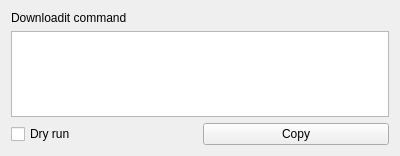
<?xml version="1.0" encoding="UTF-8"?>
<ui version="4.0">
 <class>ResultPage</class>
 <widget class="QWidget" name="ResultPage">
  <property name="geometry">
   <rect>
    <x>0</x>
    <y>0</y>
    <width>400</width>
    <height>156</height>
   </rect>
  </property>
  <property name="windowTitle">
   <string>Form</string>
  </property>
  <layout class="QGridLayout" name="gridLayout">
   <item row="0" column="0">
    <widget class="QLabel" name="label">
     <property name="text">
      <string>Downloadit command</string>
     </property>
    </widget>
   </item>
   <item row="1" column="0" colspan="2">
    <widget class="QPlainTextEdit" name="txCommand"/>
   </item>
   <item row="2" column="0">
    <widget class="QCheckBox" name="cbDryRun">
     <property name="text">
      <string>Dry run</string>
     </property>
    </widget>
   </item>
   <item row="2" column="1">
    <widget class="QPushButton" name="btCopy">
     <property name="text">
      <string>Copy</string>
     </property>
    </widget>
   </item>
  </layout>
 </widget>
 <resources/>
 <connections/>
</ui>
